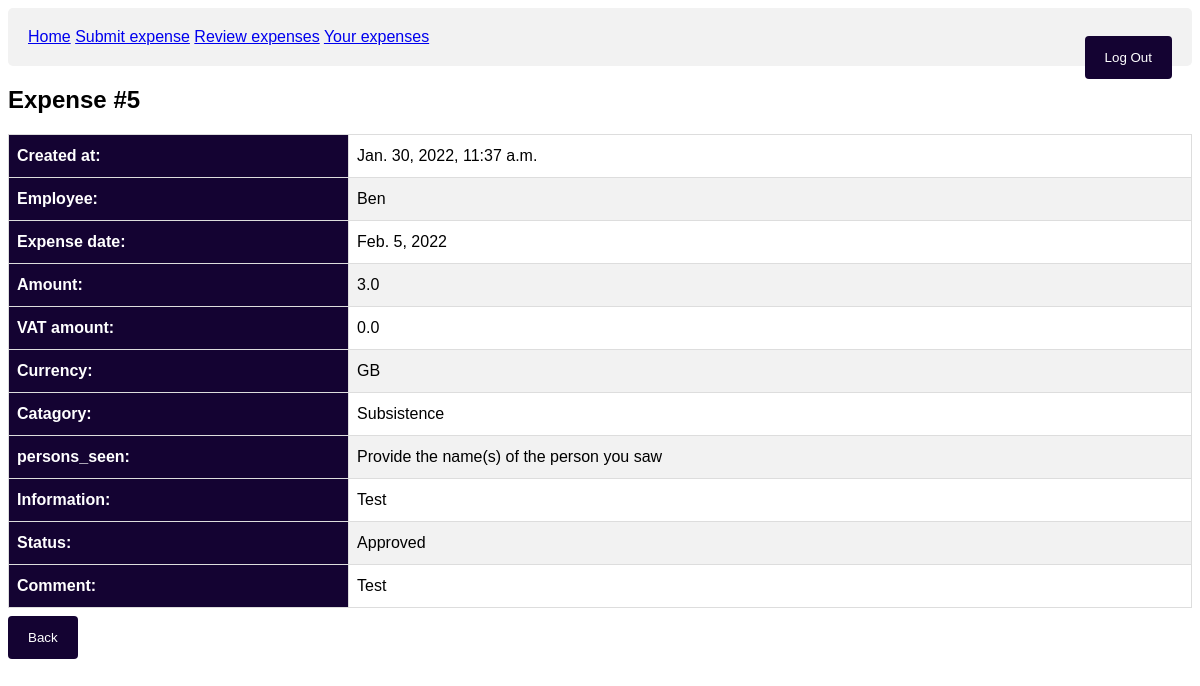
Page /expense/5 (signed in) on the earlier database version.
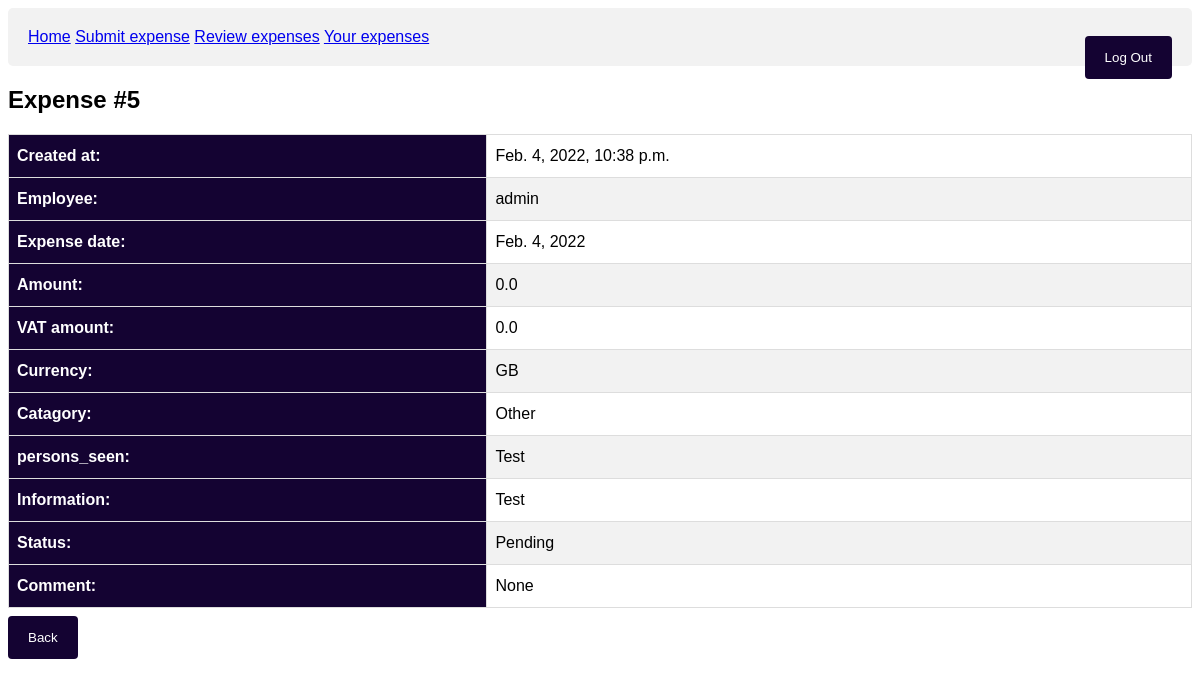
Same page on the later database version.
### expense_app/models.py (models this page shows)
class Expense(models.Model):
    Approved = "AP"
    Rejected = "RE"
    Draft = "DR"
    Pending = "PE"
    Accommodation = "AC"
    Subsistence = "SU"
    Mileage = "MI"
    Staff_entertainment = "SE"
    Client_entertainment = "CE"
    Other = "OH"
    Flights = "FL"
    Other_travel = "OT"
    Euro = "EU"
    GBP = "GB"
    USD = "US"
    SGD = "SG"
    AUD = "AU"
    CHF = "CH"
    HKD = "HK"
    Status_Type = [(Approved, "Approved"), (Rejected, "Rejected"), (Draft, "Draft"), (Pending, "Pending")]
    Claim_Type = [(Accommodation, "Accommodation"), (Client_entertainment, "Client entertainment (Incl VAT)"), (Flights, "Flights"), (Mileage, "Mileage"), (Other, "Other"), (Other_travel, "Other travel"), (Staff_entertainment, "Staff entertainment"), (Subsistence, "Subsistence")]
    Currency_Type = [(Euro, "Euro"), (GBP, "Pound Sterling"), (USD, "US Dollar"), (SGD, "Singaporean Dollar"), (AUD, "Australian Dollar"), (CHF, "Swiss Franc"), (HKD, "Hong Kong Dollar")]
    time = models.DateTimeField(auto_now = True)
    expense_amount = models.FloatField(validators=[MinValueValidator(0.0)], default=0)
    VAT_amount = models.FloatField(validators=[MinValueValidator(0.0)], default=0)
    employee = models.ForeignKey(User, on_delete=models.CASCADE, default = id(User))
    catagory = models.CharField(max_length = 2, choices= Claim_Type, default = "OH")
    persons_seen = models.CharField(max_length = 50, blank=False)
    information = models.TextField(max_length = 500)
    status = models.CharField(max_length = 2, choices= Status_Type, default = "PE")
    manager_comment = models.TextField(max_length = 500, null= True)
    expense_date = models.DateField()
    currency = models.CharField(max_length = 2, choices = Currency_Type, default = "GB")
    class Meta:
        ordering = ["time"]

### expense_app/views.py (the view)
# urls.py: path("expense/<pk>", views.ExpenseView.as_view(), name = "expenseview"),
class ExpenseView(LoginRequiredMixin, DetailView):
  model = Expense
  template_name = "expense_app/expenseview.html"

### expense_app/templatetags/auth_extras.py (called while the page is built)
@register.filter(name='has_group')
def has_group(user, group_name):
    return user.groups.filter(name=group_name).exists()

### expense_app/templates/expense_app/expenseview.html (shortened to what this page needs)
<!DOCTYPE html>
{% extends 'expense_app/base.html' %}
{% block content %}
<h2>Expense #{{expense.id}}</h2>
<table id="expense">
  <tr>
    <th>Created at:</th>
    <td>{{expense.time}}</td>
  </tr>
  <tr>
    <th>Employee:</th>
    <td>{{expense.employee}}</td>
  </tr>
  <tr>
    <th>Expense date:</th>
    <td>{{expense.expense_date}}</td>
  </tr>
  <tr>
    <th>Amount:</th>
    <td>{{expense.expense_amount}}</td>
  </tr>
  <tr>
    <th>VAT amount:</th>
    <td>{{expense.VAT_amount}}</td>
  </tr>
  <tr>
    <th>Currency:</th>
    <td>{{expense.currency}}</td>
  </tr>
  <tr>
    <th>Catagory:</th>
    <td>{{expense.get_catagory_display}}</td>
  </tr>
  <tr>
    <th>persons_seen:</th>
    <td>{{expense.persons_seen}}</td>
  </tr>
  <tr>
    <th>Information:</th>
    <td>{{expense.information}}</td>
  </tr>
  <tr>
    <th>Status:</th>
    <td>{{expense.get_status_display}}</td>
  </tr>
  <tr>
    <th>Comment:</th>
    <td>{{expense.manager_comment}}</td>
  </tr>
</table>
<a href="{% url 'history' %}"><button>Back</button></a>
{% endblock %}

Differences in the rows shown:
changed Expense "GB": time "Jan. 30, 2022, 11:37 a.m." → "Feb. 4, 2022, 10:38 p.m."; employee "Ben" → "admin"; expense_date "Feb. 5, 2022" → "Feb. 4, 2022"; expense_amount "3.0" → "0.0"; catagory "Subsistence" → "Other"; persons_seen "Provide the name(s) of the person you saw" → "Test"; status "Approved" → "Pending"; manager_comment "Test" → "None"
